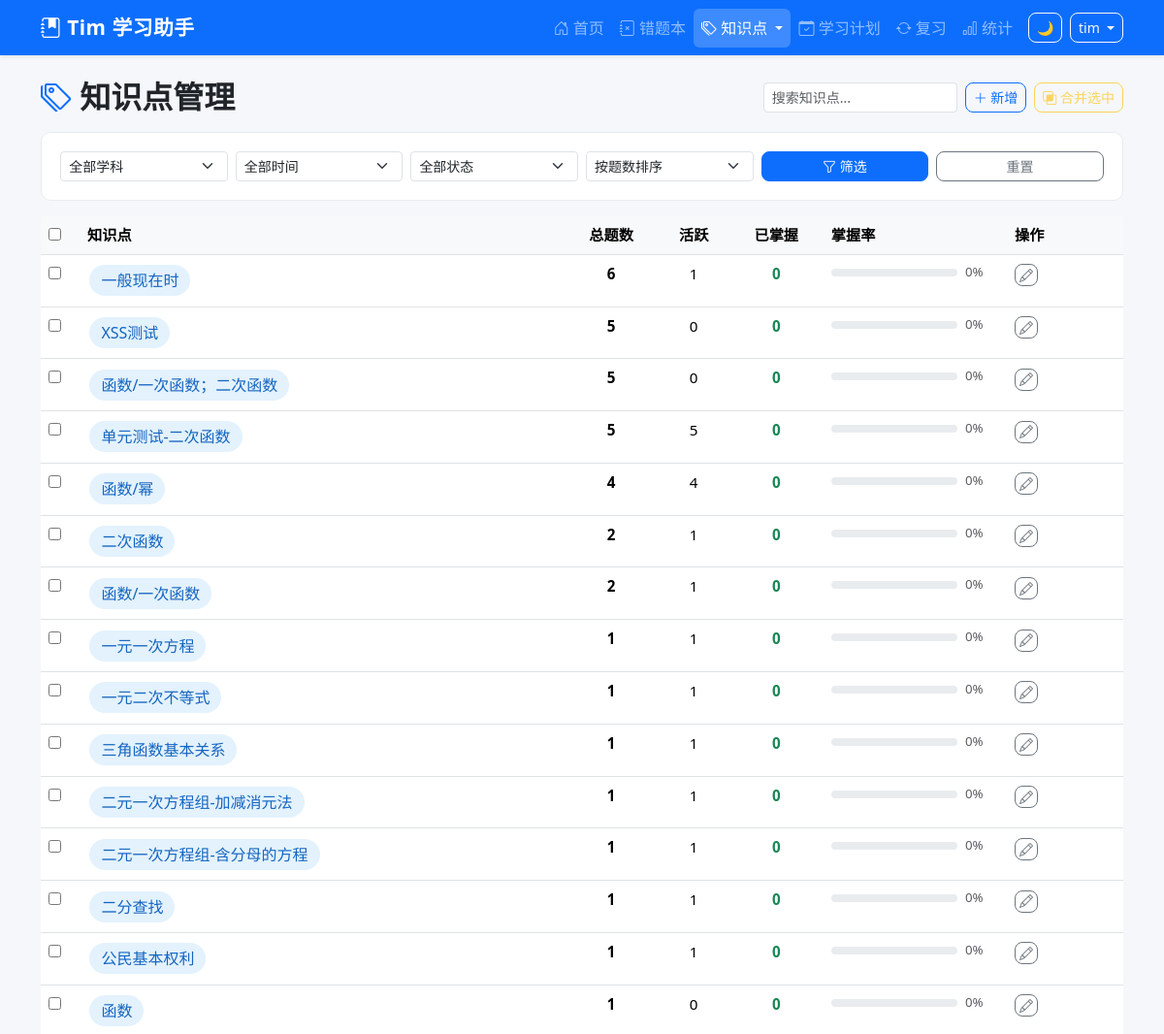
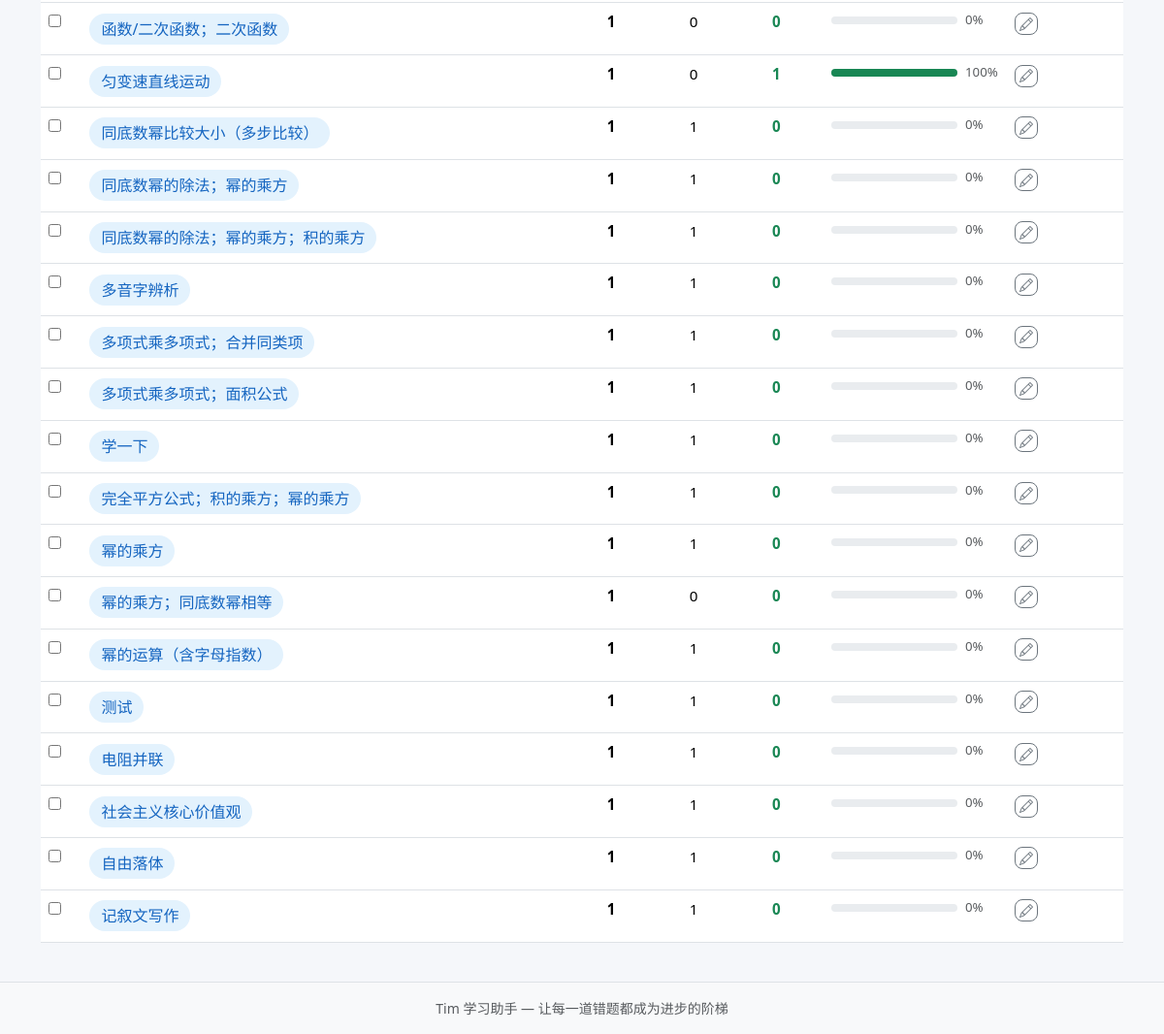
The page /knowledge-points (signed in) on the database its author committed (2 pictures, top to bottom).
### tables this page shows
CREATE TABLE mistake_records (
            id INTEGER PRIMARY KEY AUTOINCREMENT,
            uuid TEXT NOT NULL,
            sys_platform TEXT NOT NULL DEFAULT 'web',
            bstudio_create_time TIMESTAMP DEFAULT CURRENT_TIMESTAMP,
            xueke TEXT NOT NULL,
            timu TEXT NOT NULL,
            xueshengdaan TEXT DEFAULT '',
            zhengquedaan TEXT DEFAULT '',
            cuowufenxi TEXT DEFAULT '',
            zhishidian TEXT DEFAULT '',
            difficulty INTEGER DEFAULT 1,
            review_count INTEGER DEFAULT 0,
            last_review_at TIMESTAMP,
            next_review_at TIMESTAMP,
            review_stage INTEGER DEFAULT 0,
            review_algorithm TEXT DEFAULT 'sm2',
            status TEXT DEFAULT 'active',
            updated_at TIMESTAMP DEFAULT CURRENT_TIMESTAMP
        , voice_data TEXT DEFAULT '');

### app.py (the view)
@app.route('/knowledge-points',)
@login_required
def knowledge_points():
    xueke_filter = request.args.get('xueke', '')
    days_filter = request.args.get('days', '', type=int)
    status_filter = request.args.get('status', '')
    sort = request.args.get('sort', 'total')
    where_clauses = ["zhishidian != ''"]
    params = []
    if xueke_filter:
        where_clauses.append('xueke = ?')
        params.append(xueke_filter)
    if days_filter and days_filter > 0:
        where_clauses.append("bstudio_create_time >= date('now', ? || ' days')")
        params.append(str(-days_filter))
    if status_filter:
        where_clauses.append('status = ?')
        params.append(status_filter)
    where_sql = ' AND '.join(where_clauses)
    order_map = {
        'total': 'total DESC',
        'rate_asc': 'CAST(mastered_count AS REAL) / total ASC',
        'rate_desc': 'CAST(mastered_count AS REAL) / total DESC',
        'name': 'zhishidian ASC',
    }
    order_sql = order_map.get(sort, 'total DESC')
    kps = query_db(
        f'''SELECT zhishidian,
                  COUNT(*) as total,
                  SUM(CASE WHEN status='active' THEN 1 ELSE 0 END) as active_count,
                  SUM(CASE WHEN status='mastered' THEN 1 ELSE 0 END) as mastered_count
           FROM mistake_records
           WHERE {where_sql}
           GROUP BY zhishidian
           ORDER BY {order_sql}''',
        params
    )
    resp = make_response(render_template('knowledge_points.html',
        kps=kps,
        xueke_filter=xueke_filter,
        days_filter=days_filter or '',
        status_filter=status_filter,
        sort=sort,
        subjects=Config.get_subjects(),
        status_options=Config.STATUS_OPTIONS))
    return set_uuid_cookie(resp, g.user_uuid)

### app.py (called while the page is built, shortened)
@app.after_request
def add_security_headers(resp):
    resp.headers['X-Frame-Options'] = 'DENY'
    resp.headers['X-Content-Type-Options'] = 'nosniff'
    resp.headers['Referrer-Policy'] = 'strict-origin-when-cross-origin'
    return resp

@app.before_request
def csrf_check():
    if 'csrf_token' not in session:
        session['csrf_token'] = str(uuid_mod.uuid4())
    if request.method in ('GET', 'HEAD', 'OPTIONS'):
        return

def login_required(f):
    @wraps(f)
    def decorated(*a, **kw):
        if 'user_id' not in session:
            return redirect(url_for('login', next=request.path))
        return f(*a, **kw)
    return decorated

@app.before_request
def before_request():
    g.user_uuid = get_or_create_uuid()
    g.username = session.get('username', '')

### config.py (called while the page is built)
    @staticmethod
    def get_subjects():
        try:
            from database import query_db
            rows = query_db("SELECT name FROM base_data WHERE category='subject' ORDER BY sort_order")
            if rows:
                return [r['name'] for r in rows]
        except Exception:
            pass
        return Config.SUBJECTS

### database.py (called while the page is built)
def get_db():
    conn = sqlite3.connect(Config.DATABASE_PATH, timeout=5)
    conn.row_factory = sqlite3.Row
    conn.execute("PRAGMA foreign_keys = ON")
    conn.execute("PRAGMA journal_mode = WAL")
    return conn

def query_db(query, args=(), one=False):
    if 'mistake_records' in query and 'WHERE 1=1' in query:
        query = query.replace('WHERE 1=1', "WHERE status != 'deleted'")
    conn = get_db()
    cur = conn.execute(query, args)
    rv = cur.fetchall()
    conn.close()
    return (rv[0] if rv else None) if one else rv

### utils.py (called while the page is built, shortened)
def get_or_create_uuid():
    user_uuid = request.cookies.get(Config.COOKIE_NAME)
    from database import query_db
    if not user_uuid:
        try:
            row = query_db(
                'SELECT uuid, COUNT(*) AS cnt FROM mistake_records '
                'GROUP BY uuid ORDER BY cnt DESC LIMIT 1', one=True)
            if row and row['cnt'] > 0:
                user_uuid = str(row['uuid'])
        except Exception:
            pass
        if not user_uuid:
            user_uuid = str(uuid_mod.uuid4())
    return user_uuid

def set_uuid_cookie(response, user_uuid):
    response.set_cookie(
        Config.COOKIE_NAME,
        user_uuid,
        max_age=Config.COOKIE_MAX_AGE,
        httponly=True,
        samesite='Lax'
    )
    return response

### templates/knowledge_points.html (shortened to what this page needs)
{% extends "base.html" %}
{% block content %}
<div class="d-flex justify-content-between align-items-center mb-3 flex-wrap gap-2">
    <h2 class="fw-bold mb-0"><i class="bi bi-tags text-primary"></i> 知识点管理</h2>
    <div class="d-flex gap-2">
        <input type="text" id="kp-search" class="form-control form-control-sm" placeholder="搜索知识点..." style="width:200px" oninput="filterKps()">
        <button class="btn btn-outline-primary btn-sm" data-bs-toggle="modal" data-bs-target="#addKpModal">
            <i class="bi bi-plus-lg"></i> 新增
        </button>
        <button class="btn btn-outline-warning btn-sm" id="merge-btn" onclick="startMerge()" disabled>
            <i class="bi bi-intersect"></i> 合并选中
        </button>
    </div>
</div>
<div class="filter-bar mb-3">
    <form method="GET" class="row g-2 align-items-end">
        <div class="col-md-2">
            <select name="xueke" class="form-select form-select-sm">
                <option value="">全部学科</option>
            </select>
        </div>
        <div class="col-md-2">
            <select name="days" class="form-select form-select-sm">
                <option value="">全部时间</option>
            </select>
        </div>
        <div class="col-md-2">
            <select name="status" class="form-select form-select-sm">
                <option value="">全部状态</option>
            </select>
        </div>
        <div class="col-md-2">
            <select name="sort" class="form-select form-select-sm">
                <option value="total" {% if sort == 'total' %}selected{% endif %}>按题数排序</option>
            </select>
        </div>
        <div class="col-md-2">
            <button type="submit" class="btn btn-primary btn-sm w-100"><i class="bi bi-funnel"></i> 筛选</button>
        </div>
        <div class="col-md-2">
            <a href="{{ url_for('knowledge_points') }}" class="btn btn-outline-secondary btn-sm w-100">重置</a>
        </div>
    </form>
</div>
{% if kps %}
<div class="table-responsive">
    <table class="table table-hover" id="kp-table">
        <thead>
            <tr>
                <th style="width:40px"><input type="checkbox" id="kp-select-all" onchange="toggleAllKps(this)"></th>
                <th>知识点</th>
                <th class="text-center">总题数</th>
                <th class="text-center">活跃</th>
                <th class="text-center">已掌握</th>
                <th style="min-width:120px">掌握率</th>
                <th style="width:120px">操作</th>
            </tr>
        </thead>
        <tbody>
            {% for kp in kps %}
            <tr class="kp-row" data-name="{{ kp['zhishidian'] }}">
                <td><input type="checkbox" class="kp-cb" value="{{ kp['zhishidian'] }}" data-name="{{ kp['zhishidian'] }}"></td>
                <td>
                    <a href="{{ url_for('question_list', zhishidian=kp['zhishidian']) }}" class="text-decoration-none fw-bold">
                        <span class="knowledge-badge fs-6">{{ kp['zhishidian'] }}</span>
                    </a>
                </td>
                <td class="text-center fw-bold">{{ kp['total'] }}</td>
                <td class="text-center">{{ kp['active_count'] }}</td>
                <td class="text-center text-success fw-bold">{{ kp['mastered_count'] }}</td>
                <td>
                    <div class="d-flex align-items-center gap-2">
                        <div class="progress flex-grow-1" style="height:8px">
                            {% set pct = (kp['mastered_count'] / kp['total'] * 100) if kp['total'] > 0 else 0 %}
                            <div class="progress-bar {% if pct < 30 %}bg-danger{% elif pct < 70 %}bg-warning{% else %}bg-success{% endif %}"
                                 style="width:{{ pct|int }}%"></div>
                        </div>
                        <small class="text-muted" style="min-width:35px">{{ pct|int }}%</small>
                    </div>
                </td>
                <td>
                    <button class="btn btn-outline-secondary btn-sm py-0 px-1" title="重命名"
                            onclick="renameKp('{{ kp['zhishidian']|e }}')">
                        <i class="bi bi-pencil"></i>
                    </button>
                </td>
            </tr>
            {% endfor %}
        </tbody>
    </table>
</div>
{% endif %}
{% endblock %}

### static/css/style.css (style rules this page uses)
:root { --primary: #0d6efd; --success: #198754; --warning: #ffc107; --danger: #dc3545; --info: #0dcaf0; --dark: #212529; --light: #f8f9fa; }
body { min-height: 100vh; display: flex; flex-direction: column; background-color: #f5f7fa; }
.knowledge-badge { display: inline-block; padding: 0.25rem 0.75rem; border-radius: 20px; font-size: 0.85rem; font-weight: 500; background-color: #e3f2fd; color: #1565c0; margin: 0.15rem; }
.filter-bar { background: white; padding: 1.2rem; border-radius: 10px; margin-bottom: 1.5rem; border: 1px solid #e9ecef; }
.btn { border-radius: 8px; font-weight: 500; transition: all 0.2s; }
.table { font-size: 0.95rem; }
.table th { font-weight: 600; background-color: #f8f9fa; }

### rows shown on the page
mistake_records: zhishidian "二次函数", total "2", active_count "1", mastered_count "0", pct "0"
mistake_records: zhishidian "一元一次方程", total "1", active_count "1", mastered_count "0", pct "0"
mistake_records: zhishidian "一元二次不等式", total "1", active_count "1", mastered_count "0", pct "0"
mistake_records: zhishidian "三角函数基本关系", total "1", active_count "1", mastered_count "0", pct "0"
mistake_records: zhishidian "二元一次方程组-加减消元法", total "1", active_count "1", mastered_count "0", pct "0"
mistake_records: zhishidian "二元一次方程组-含分母的方程", total "1", active_count "1", mastered_count "0", pct "0"
mistake_records: zhishidian "二分查找", total "1", active_count "1", mastered_count "0", pct "0"
mistake_records: zhishidian "公民基本权利", total "1", active_count "1", mastered_count "0", pct "0"
mistake_records: zhishidian "函数/二次函数；二次函数", total "1", active_count "0", mastered_count "0", pct "0"
mistake_records: zhishidian "同底数幂比较大小（多步比较）", total "1", active_count "1", mastered_count "0", pct "0"
mistake_records: zhishidian "同底数幂的除法；幂的乘方", total "1", active_count "1", mastered_count "0", pct "0"
mistake_records: zhishidian "同底数幂的除法；幂的乘方；积的乘方", total "1", active_count "1", mastered_count "0", pct "0"
mistake_records: zhishidian "多音字辨析", total "1", active_count "1", mastered_count "0", pct "0"
mistake_records: zhishidian "多项式乘多项式；合并同类项", total "1", active_count "1", mastered_count "0", pct "0"
mistake_records: zhishidian "多项式乘多项式；面积公式", total "1", active_count "1", mastered_count "0", pct "0"
mistake_records: zhishidian "学一下", total "1", active_count "1", mastered_count "0", pct "0"
mistake_records: zhishidian "完全平方公式；积的乘方；幂的乘方", total "1", active_count "1", mastered_count "0", pct "0"
mistake_records: zhishidian "幂的乘方；同底数幂相等", total "1", active_count "0", mastered_count "0", pct "0"
mistake_records: zhishidian "幂的运算（含字母指数）", total "1", active_count "1", mastered_count "0", pct "0"
mistake_records: zhishidian "测试", total "1", active_count "1", mastered_count "0", pct "0"
mistake_records: zhishidian "社会主义核心价值观", total "1", active_count "1", mastered_count "0", review_stage "0"
mistake_records: zhishidian "自由落体", total "1", active_count "1", mastered_count "0", pct "0"
mistake_records: zhishidian "记叙文写作", total "1", active_count "1", mastered_count "0", pct "0"

### other values the page prints
{{ session.username }} "tim"
{{ kp['zhishidian'] }} "一般现在时" "XSS测试" "函数/一次函数；二次函数" "单元测试-二次函数" "函数/幂" "函数/一次函数" "函数" "匀变速直线运动" "幂的乘方" "电阻并联"
{{ kp['total'] }} "6" "5" "5" "5" "4" "2" "1" "1" "1" "1"
{{ kp['active_count'] }} "1" "0" "0" "5" "4" "1" "0" "0" "1" "1"
{{ kp['mastered_count'] }} "0" "0" "0" "0" "0" "0" "0" "1" "0" "0"
{{ pct|int }} "0" "0" "0" "0" "0" "0" "0" "100" "0" "0"
